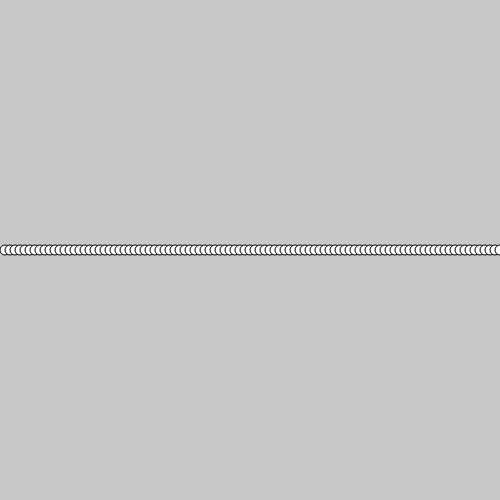
Frame 1 (no input)
Frame 60 (no input): identical to frame 1, image omitted
Frame 120 (the mouse pressed at the canvas centre since frame 60): identical to frame 1, image omitted

The p5.js sketch that drew this single still picture (run headless with seeded random() and noise() and a simulated clock; from frame 60 on, the mouse is pressed at the canvas centre):

// p5.js sketch
// ── sketch.js
var circleX = 0;

function setup() {
  createCanvas(500,500);

}

function draw() {
  background(200);
  fill(255);

  var circleX = 0;
  while (circleX < width) {
    circleX = circleX + 5;
    ellipse(circleX, height/2, 10, 10);
  }

}
